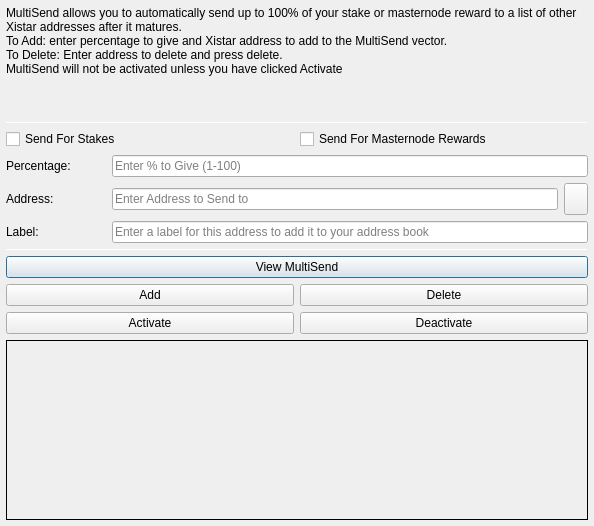
<?xml version="1.0" encoding="UTF-8"?>
<ui version="4.0">
 <class>MultiSendDialog</class>
 <widget class="QDialog" name="MultiSendDialog">
  <property name="windowModality">
   <enum>Qt::NonModal</enum>
  </property>
  <property name="geometry">
   <rect>
    <x>0</x>
    <y>0</y>
    <width>594</width>
    <height>526</height>
   </rect>
  </property>
  <property name="windowTitle">
   <string>MultiSend</string>
  </property>
  <layout class="QVBoxLayout" name="verticalLayout" stretch="0">
   <property name="leftMargin">
    <number>6</number>
   </property>
   <property name="topMargin">
    <number>6</number>
   </property>
   <property name="rightMargin">
    <number>6</number>
   </property>
   <property name="bottomMargin">
    <number>6</number>
   </property>
   <item>
    <layout class="QVBoxLayout" name="verticalLayout_Main" stretch="1,1,1,0,1,1,1">
     <item>
      <widget class="QLabel" name="label_2">
       <property name="lineWidth">
        <number>1</number>
       </property>
       <property name="text">
        <string>MultiSend allows you to automatically send up to 100% of your stake or masternode reward to a list of other Xistar addresses after it matures.
To Add: enter percentage to give and Xistar address to add to the MultiSend vector.
To Delete: Enter address to delete and press delete.
MultiSend will not be activated unless you have clicked Activate</string>
       </property>
       <property name="alignment">
        <set>Qt::AlignLeading|Qt::AlignLeft|Qt::AlignTop</set>
       </property>
       <property name="wordWrap">
        <bool>true</bool>
       </property>
      </widget>
     </item>
     <item>
      <widget class="Line" name="line">
       <property name="minimumSize">
        <size>
         <width>0</width>
         <height>1</height>
        </size>
       </property>
       <property name="maximumSize">
        <size>
         <width>16777215</width>
         <height>1</height>
        </size>
       </property>
       <property name="orientation">
        <enum>Qt::Horizontal</enum>
       </property>
      </widget>
     </item>
     <item>
      <layout class="QVBoxLayout" name="verticalLayout_Settings">
       <item>
        <layout class="QHBoxLayout" name="horizontalLayout">
         <item>
          <widget class="QCheckBox" name="multiSendStakeCheckBox">
           <property name="text">
            <string>Send For Stakes</string>
           </property>
          </widget>
         </item>
         <item>
          <widget class="QCheckBox" name="multiSendMasternodeCheckBox">
           <property name="text">
            <string>Send For Masternode Rewards</string>
           </property>
          </widget>
         </item>
        </layout>
       </item>
       <item>
        <layout class="QHBoxLayout" name="horizontalLayout_6">
         <item>
          <widget class="QLabel" name="label">
           <property name="minimumSize">
            <size>
             <width>100</width>
             <height>0</height>
            </size>
           </property>
           <property name="toolTip">
            <string>Percentage of stake to send</string>
           </property>
           <property name="text">
            <string>Percentage:</string>
           </property>
          </widget>
         </item>
         <item>
          <widget class="QLineEdit" name="multiSendPercentEdit">
           <property name="toolTip">
            <string>Enter whole numbers 1 - 100</string>
           </property>
           <property name="placeholderText">
            <string>Enter % to Give (1-100)</string>
           </property>
          </widget>
         </item>
        </layout>
       </item>
       <item>
        <layout class="QHBoxLayout" name="horizontalLayout_7">
         <item>
          <widget class="QLabel" name="label_5">
           <property name="minimumSize">
            <size>
             <width>100</width>
             <height>0</height>
            </size>
           </property>
           <property name="toolTip">
            <string>Address to send portion of stake to</string>
           </property>
           <property name="text">
            <string>Address:</string>
           </property>
          </widget>
         </item>
         <item>
          <widget class="QLineEdit" name="multiSendAddressEdit">
           <property name="toolTip">
            <string/>
           </property>
           <property name="placeholderText">
            <string>Enter Address to Send to</string>
           </property>
          </widget>
         </item>
         <item>
          <widget class="QToolButton" name="addressBookButton">
           <property name="maximumSize">
            <size>
             <width>16777215</width>
             <height>32</height>
            </size>
           </property>
           <property name="toolTip">
            <string>Choose an address from the address book</string>
           </property>
           <property name="text">
            <string/>
           </property>
           <property name="icon">
            <iconset resource="../xistar.qrc">
             <normaloff>:/icons/address-book</normaloff>:/icons/address-book</iconset>
           </property>
           <property name="shortcut">
            <string>Alt+A</string>
           </property>
          </widget>
         </item>
        </layout>
       </item>
      </layout>
     </item>
     <item>
      <layout class="QHBoxLayout" name="horizontalLayout_3">
       <item>
        <widget class="QLabel" name="label_3">
         <property name="minimumSize">
          <size>
           <width>100</width>
           <height>0</height>
          </size>
         </property>
         <property name="text">
          <string>Label:</string>
         </property>
        </widget>
       </item>
       <item>
        <widget class="QLineEdit" name="labelAddressLabelEdit">
         <property name="placeholderText">
          <string>Enter a label for this address to add it to your address book</string>
         </property>
        </widget>
       </item>
      </layout>
     </item>
     <item>
      <widget class="Line" name="line_2">
       <property name="minimumSize">
        <size>
         <width>0</width>
         <height>1</height>
        </size>
       </property>
       <property name="maximumSize">
        <size>
         <width>16777215</width>
         <height>1</height>
        </size>
       </property>
       <property name="orientation">
        <enum>Qt::Horizontal</enum>
       </property>
      </widget>
     </item>
     <item>
      <layout class="QVBoxLayout" name="verticalLayout_Buttons">
       <item>
        <layout class="QHBoxLayout" name="horizontalLayout_4">
         <item>
          <widget class="QPushButton" name="viewButton">
           <property name="toolTip">
            <string/>
           </property>
           <property name="statusTip">
            <string>View MultiSend Vector</string>
           </property>
           <property name="text">
            <string>View MultiSend</string>
           </property>
          </widget>
         </item>
        </layout>
       </item>
       <item>
        <layout class="QHBoxLayout" name="horizontalLayout_2">
         <item>
          <widget class="QPushButton" name="addButton">
           <property name="toolTip">
            <string/>
           </property>
           <property name="statusTip">
            <string>Add to MultiSend Vector</string>
           </property>
           <property name="text">
            <string>Add</string>
           </property>
          </widget>
         </item>
         <item>
          <widget class="QPushButton" name="deleteButton">
           <property name="toolTip">
            <string/>
           </property>
           <property name="statusTip">
            <string>Delete Address From MultiSend Vector</string>
           </property>
           <property name="text">
            <string>Delete</string>
           </property>
          </widget>
         </item>
        </layout>
       </item>
       <item>
        <layout class="QHBoxLayout" name="horizontalLayout_5">
         <item>
          <widget class="QPushButton" name="activateButton">
           <property name="statusTip">
            <string>Activate MultiSend</string>
           </property>
           <property name="text">
            <string>Activate</string>
           </property>
          </widget>
         </item>
         <item>
          <widget class="QPushButton" name="disableButton">
           <property name="statusTip">
            <string>Deactivate MultiSend</string>
           </property>
           <property name="text">
            <string>Deactivate</string>
           </property>
          </widget>
         </item>
        </layout>
       </item>
      </layout>
     </item>
     <item>
      <widget class="QLabel" name="message">
       <property name="minimumSize">
        <size>
         <width>0</width>
         <height>180</height>
        </size>
       </property>
       <property name="frameShape">
        <enum>QFrame::Panel</enum>
       </property>
       <property name="frameShadow">
        <enum>QFrame::Plain</enum>
       </property>
       <property name="lineWidth">
        <number>1</number>
       </property>
       <property name="midLineWidth">
        <number>1</number>
       </property>
       <property name="text">
        <string/>
       </property>
       <property name="alignment">
        <set>Qt::AlignLeading|Qt::AlignLeft|Qt::AlignTop</set>
       </property>
       <property name="wordWrap">
        <bool>true</bool>
       </property>
      </widget>
     </item>
    </layout>
   </item>
  </layout>
 </widget>
 <resources>
  <include location="../xistar.qrc"/>
 </resources>
 <connections/>
</ui>
